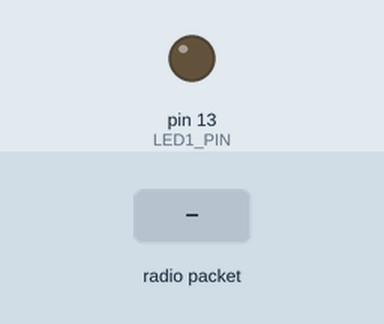
Recording of a sketch running on a simulated Arduino Uno, built with avr-gcc and run on an emulated ATmega328P. Parts: output pins drawn as LEDs (lit = HIGH). The inputs (shaded band) are chosen by the test bench. No radio packets arrive unless stated; what the sketch prints to the serial monitor is not drawn.

Above: at 1.2 s.
1.3 s: radio packet "1" arrives
At 1.7 s:
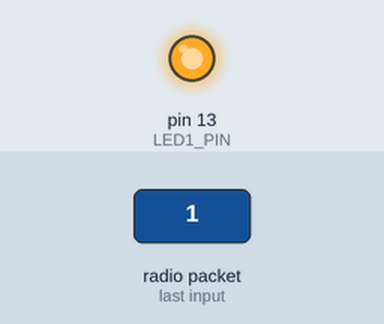
Timing chart, 0 to 4.3 s (numbered marks = the images above; inputs shaded):
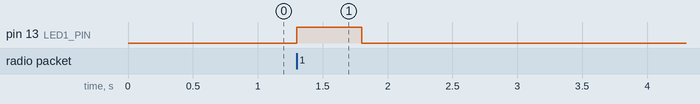

Measured:
- after the input at 1.3 s, pin 13 (LED1_PIN): LOW → HIGH at once, → LOW 0.50 s later

The sketch:

magicrf_rx.ino
```cpp
#include <RH_ASK.h>
#include "const.h"

#define DEBUG

#define die()	while (1)

enum pins {
	RECEIVE_PIN = 11,
	LED1_PIN = 13,
};

RH_ASK radio(2000, RECEIVE_PIN, NULL);

static void led1_on(void) {
	digitalWrite(LED1_PIN, HIGH);
}

static void led1_off(void) {
	digitalWrite(LED1_PIN, LOW);
}

static void led1_toggle(void) {
	int x = digitalRead(LED1_PIN);
	digitalWrite(LED1_PIN, !x);
}

void setup() {
#	ifdef DEBUG
	Serial.begin(9600);
	Serial.println("Initializing radio");
#	endif

	pinMode(LED1_PIN, OUTPUT);

	led1_off();

	if (!radio.init()) {
#		ifdef DEBUG
		Serial.println("Init failed");
#		endif
		die();
	}
}

void loop() {
	uint8_t buf[RH_ASK_MAX_MESSAGE_LEN];
	uint8_t buflen = sizeof(buf);

	if (radio.recv(buf, &buflen)) {
#		ifdef DEBUG
		radio.printBuffer("Received:", buf, buflen);
#		endif
		if (strncmp((const char *) buf, msg1, buflen)) {
			led1_on();
			delay(500);
			led1_off();
		} else if (strncmp((const char *) buf, msg2, buflen)) {
			led1_on();
			delay(500);
			led1_off();
		}
	}
}
```

const.cpp
```cpp
#include "const.h"

const char *msg1 = "b1";
const char *msg2 = "b2";
```

const.h
```cpp
#ifndef MAGICRF_CONST_H
#define MAGICRF_CONST_H

extern const char *msg1;
extern const char *msg2;

#endif
```
